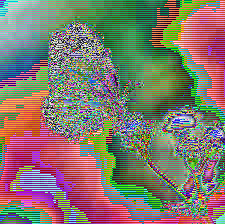
#> input picture hill.py/enc.png, 225 x 224 px
$ python decrypt.py
#> lines starting #> are read from the running program, lines starting #| are printed output that depends on the picture
import imageio as img
import numpy as np
import matplotlib.pyplot as plt

def isOne(m):
    d = m[0] [0]
    b = m[0] [1]
    c = m[1] [0]
    a = m[1] [1]
    return (a*d) - (b*c)==1

def decrypt(image,m):
    if not isOne(m):
        return "Determinan Matriks harus 1"
    result = np.zeros_like(image)
    d = m[0] [0]
    b = 256-m[0] [1]
    c = 256-m[1] [0]
    a = m[1] [1]
    for i in range(0,image.shape[0]-1,2):
        for j in range(0,image.shape[1]):
            r1 = ((image[i,j,0] * a)+(image[i+1,j,0] * c)) % 256
            r2 = ((image[i,j,0] * b)+(image[i+1,j,0] * d)) % 256

            g1 = ((image[i,j,1] * a)+(image[i+1,j,1] * c)) % 256
            g2 = ((image[i,j,1] * b)+(image[i+1,j,1] * d)) % 256

            b1 = ((image[i,j,2] * a)+(image[i+1,j,2] * c)) % 256
            b2 = ((image[i,j,2] * b)+(image[i+1,j,2] * d)) % 256

            result[i,j,0]= r1
            result[i+1,j,0]= r2
            result[i,j,1]= g1
            result[i+1,j,1]= g2
            result[i,j,2]= b1
            result[i+1,j,2]= b2
    return result

image = img.imread("enc.png")
#> image is the input picture: shape (224, 225, 3); mean R, G, B 128.8, 121, 109.7
m = np.array([
        [2,3],
        [3,5]
    ])
imgDec = decrypt(image,m)
#> after the loop in decrypt, `for i in range(0,image.shape[0]-1,2):`:
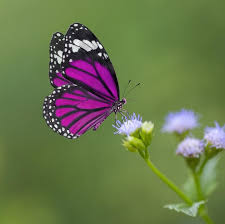
#> result: shape (224, 225, 3); mean R, G, B 105.7, 119, 76.1
plt.figure(figsize=(10,10))
plt.subplot(1,3,1)
plt.imshow(image)
plt.subplot(1,3,2)
plt.imshow(imgDec)
plt.show()
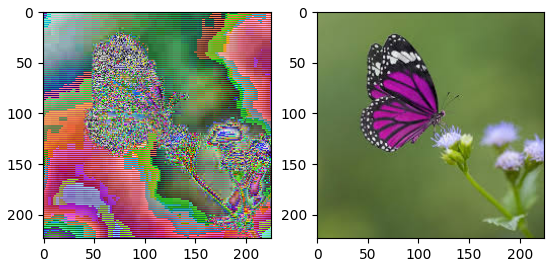
#> figure drawn by matplotlib, 2 panels
